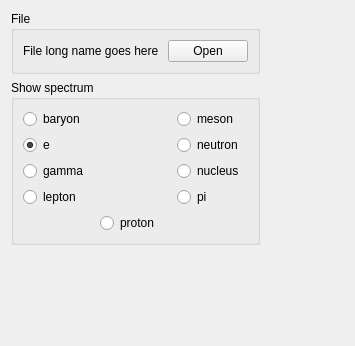
<ui version="4.0" >
 <class>frmPartSpectController</class>
 <widget class="QWidget" name="frmPartSpectController" >
  <property name="geometry" >
   <rect>
    <x>0</x>
    <y>0</y>
    <width>355</width>
    <height>346</height>
   </rect>
  </property>
  <property name="windowTitle" >
   <string>Form</string>
  </property>
  <layout class="QGridLayout" name="gridLayout_3" >
   <item row="0" column="0" >
    <widget class="QGroupBox" name="grbxFile" >
     <property name="title" >
      <string>File</string>
     </property>
     <layout class="QGridLayout" name="gridLayout" >
      <item row="0" column="0" >
       <widget class="QLabel" name="lblFileName" >
        <property name="text" >
         <string>File long name goes here </string>
        </property>
       </widget>
      </item>
      <item row="0" column="1" >
       <widget class="QPushButton" name="pbtnOpenFile" >
        <property name="text" >
         <string>Open</string>
        </property>
       </widget>
      </item>
     </layout>
    </widget>
   </item>
   <item row="0" column="1" >
    <spacer name="horizontalSpacer" >
     <property name="orientation" >
      <enum>Qt::Horizontal</enum>
     </property>
     <property name="sizeHint" stdset="0" >
      <size>
       <width>66</width>
       <height>20</height>
      </size>
     </property>
    </spacer>
   </item>
   <item row="1" column="0" >
    <widget class="QGroupBox" name="grbxParticles" >
     <property name="title" >
      <string>Show spectrum</string>
     </property>
     <layout class="QGridLayout" name="gridLayout_2" >
      <item row="0" column="0" colspan="2" >
       <widget class="QRadioButton" name="rbtnBaryon" >
        <property name="text" >
         <string>baryon</string>
        </property>
       </widget>
      </item>
      <item row="0" column="2" >
       <widget class="QRadioButton" name="rbtnMeson" >
        <property name="text" >
         <string>meson</string>
        </property>
       </widget>
      </item>
      <item row="1" column="0" >
       <widget class="QRadioButton" name="rbtnE" >
        <property name="text" >
         <string>e</string>
        </property>
        <property name="checked" >
         <bool>true</bool>
        </property>
       </widget>
      </item>
      <item row="1" column="2" >
       <widget class="QRadioButton" name="rbtnNeutron" >
        <property name="text" >
         <string>neutron</string>
        </property>
       </widget>
      </item>
      <item row="2" column="0" colspan="2" >
       <widget class="QRadioButton" name="rbtnGamma" >
        <property name="text" >
         <string>gamma</string>
        </property>
       </widget>
      </item>
      <item row="2" column="2" >
       <widget class="QRadioButton" name="rbtnNucleus" >
        <property name="text" >
         <string>nucleus</string>
        </property>
       </widget>
      </item>
      <item row="3" column="0" colspan="2" >
       <widget class="QRadioButton" name="rbtnLepton" >
        <property name="text" >
         <string>lepton</string>
        </property>
       </widget>
      </item>
      <item row="3" column="2" >
       <widget class="QRadioButton" name="rbtnPi" >
        <property name="text" >
         <string>pi</string>
        </property>
       </widget>
      </item>
      <item row="4" column="1" colspan="2" >
       <widget class="QRadioButton" name="rbtnProton" >
        <property name="text" >
         <string>proton</string>
        </property>
       </widget>
      </item>
     </layout>
    </widget>
   </item>
   <item row="2" column="0" >
    <spacer name="verticalSpacer" >
     <property name="orientation" >
      <enum>Qt::Vertical</enum>
     </property>
     <property name="sizeHint" stdset="0" >
      <size>
       <width>20</width>
       <height>68</height>
      </size>
     </property>
    </spacer>
   </item>
  </layout>
 </widget>
 <resources/>
 <connections/>
</ui>
